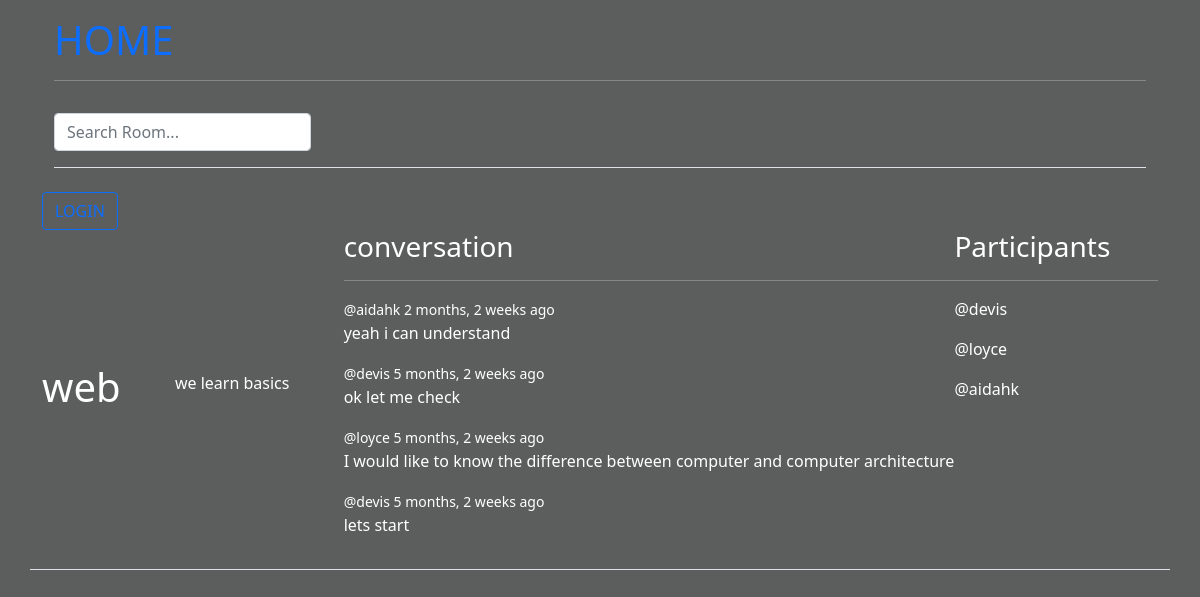
/room/9/, run on the app's committed database.
### prog/models.py (models this page shows, shortened)
class Room(models.Model):
    host =models.ForeignKey(User, on_delete=models.SET_NULL, null=True)
    topic = models.ForeignKey(Topic, on_delete=models.SET_NULL, null=True)
    name = models.CharField(max_length=200)
    description = models.TextField(null=True, blank=True)
    participants = models.ManyToManyField(User, related_name='participants', blank=True)
    updated = models.DateTimeField(auto_now=True)
    created = models.DateTimeField(auto_now_add=True)
    class Meta:
        ordering = ['-updated','-created']

class Message(models.Model):
    user = models.ForeignKey(User, on_delete=models.CASCADE)
    room = models.ForeignKey(Room, on_delete=models.CASCADE)
    body = models.TextField()
    updated = models.DateTimeField(auto_now=True)
    created = models.DateTimeField(auto_now_add=True)
    class Meta:
        ordering = ['-updated','-created']

### prog/views.py (the view, shortened to what this page needs)
# urls.py: path('room/<str:pk>/', views.room, name='room'),
def room(request, pk):
    room = Room.objects.get(id=pk)
    room_messages=room.message_set.all()
    participants = room.participants.all()
    context={'room':room, 'room_messages':room_messages, 'participants':participants}
    return render(request, 'prog/room.html', context)

### prog/templates/prog/room.html (shortened to what this page needs)
{% extends 'main.html' %}
{% block content %}
<h1>{{room.name}}</h1>
<p>{{room.description}}</p>
<div class="room-container">
    <div class="comment-wrapper">
        <div>
            <h3>conversation</h3>
            <hr>
            {% for message in room_messages %}
            <div>
                <small>@{{message.user}} {{message.created|timesince}} ago</small>
                <p>{{message.body}}</p>
            </div>
            {% endfor %}
        </div>
    </div>
    <div>
        <h3>Participants</h3>
        <hr>
        {% for user in participants %}
        <div>
            <p>@{{user.username}}</p>
        </div>
        {% endfor %}
    </div>
</div>
{% endblock %}

### static/styles/main.css (style rules this page uses)
body { background-color:rgba(86, 88, 88, 0.959) !important; color: #fff; }

### prog/templates/prog/room.html (style rules this page uses)
.room-container { display: grid; grid-template-columns: 3fr 1fr; }

### data on the page
Room: name "web", description "we learn basics"
Message: user "aidahk", created "2 months, 2 weeks", body "yeah i can understand"
Message: user "devis", created "5 months, 2 weeks", body "ok let me check"
Message: user "loyce", created "5 months, 2 weeks", body "I would like to know the difference between computer and computer architecture"
Message: user "devis", created "5 months, 2 weeks", body "lets start"

### other printed values
{{ user.username }} "devis"
{{ user.username }} "loyce"
{{ user.username }} "aidahk"
